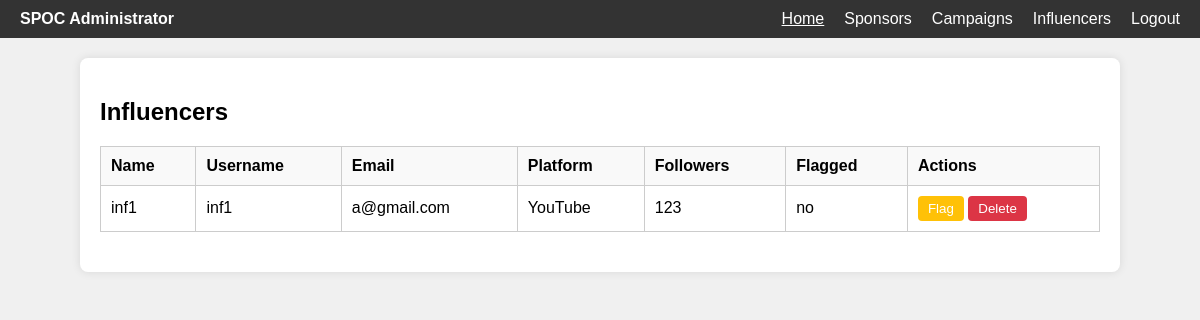
Page /admin/influencers on the earlier database version.
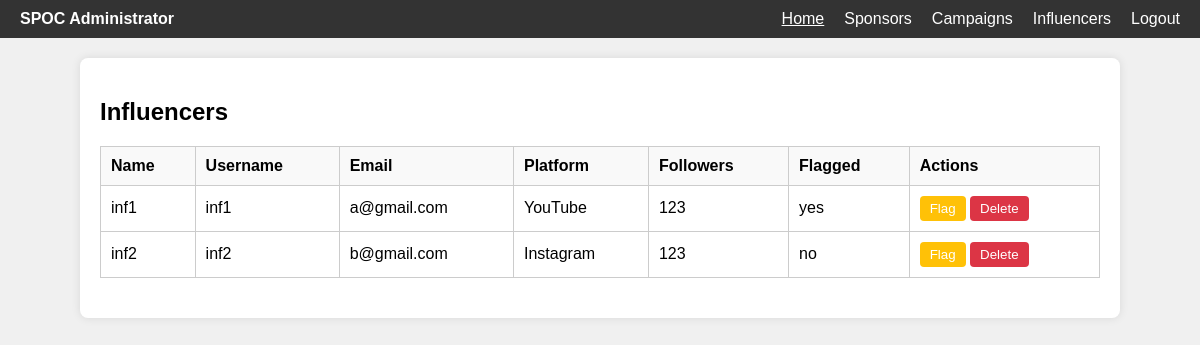
Same page on the later database version.
### applications/models.py (models this page shows)
class influencer(db.Model):
    id = db.Column(db.Integer, primary_key=True)
    name = db.Column(db.String(100), nullable=True)
    username = db.Column(db.String(20), unique=True, nullable=False)
    password = db.Column(db.String(100), nullable=False)
    industry = db.Column(db.String(100),nullable = False)
    email = db.Column(db.String(100), unique=True, nullable=False)
    platform = db.Column(db.String(100))
    flagged = db.Column(db.String(10), nullable=False, default="no")
    followers = db.Column(db.Integer, nullable=False)
    ad_requests = db.relationship('adrequest', backref='influencer', lazy=True)

### applications/routes.py (the view)
@app.route('/admin/influencers', methods=['GET'])
def admin_influencers():
    influencers = influencer.query.all()
    return render_template('admin_influencers.html', influencers=influencers)

### templates/admin_influencers.html (shortened to what this page needs)
 <!DOCTYPE html>
<html lang="en">
<head>
</head>
<body>
    <nav>
        <div class="left">SPOC Administrator</div>
        <ul>
            <li><a href="{{ url_for('admin_home') }}" class="active">Home</a></li>
            <li><a href="{{ url_for('admin_sponsors') }}">Sponsors</a></li>
            <li><a href="{{ url_for('admin_campaigns') }}">Campaigns</a></li>
            <li><a href="{{ url_for('admin_influencers') }}">Influencers</a></li>
            <li><a href="{{ url_for('logout') }}">Logout</a></li>
        </ul>
    </nav>
    <div class="container">
        <h2>Influencers</h2>
        <table>
            <thead>
                <tr>
                    <th>Name</th>
                    <th>Username</th>
                    <th>Email</th>
                    <th>Platform</th>
                    <th>Followers</th>
                    <th>Flagged</th>
                    <th>Actions</th>
                </tr>
            </thead>
                <tbody>
                    {% for influencer in influencers %}
                        <tr>
                            <td>{{ influencer.name }}</td>
                            <td>{{ influencer.username }}</td>
                            <td>{{ influencer.email }}</td>
                            <td>{{ influencer.platform }}</td>
                            <td>{{ influencer.followers }}</td>
                            <td>{{ influencer.flagged }}</td>
                            <td>
                                <form method="POST" action="{{ url_for('flag_influencer', influencer_id=influencer.id) }}" style="display:inline;">
                                    <button type="submit" class="btn-flag">Flag</button>
                                </form>
                                <form method="POST" action="{{ url_for('delete_influencer', influencer_id=influencer.id) }}" style="display:inline;">
                                    <button type="submit" class="btn-delete">Delete</button>
                                </form>
                            </td>
                        </tr>
                    {% endfor %}
                </tbody>
        </table>
    </div>
</body>
</html>

Differences in the rows shown:
changed influencer "inf1": flagged "no" → "yes"
added influencer: name "inf2", username "inf2", email "b@gmail.com", platform "Instagram", followers "123", flagged "no"
